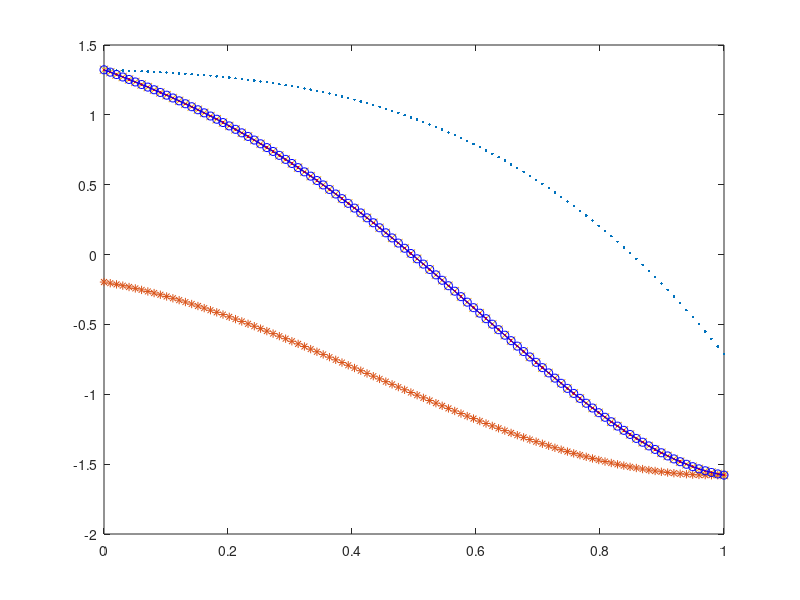

This chart was generated by the following MATLAB code:
%ct=[1;2;2;-3];
ct=randn(4,1);
%tt=[2;1;1;0];
tt=randn(4,1);
a_size=100;
a_step=1/(a_size-1);
a=[0:a_step:1]';
A=[ones(a_size,1),a,a.^2,a.^3];
y=A*ct;
c=pinv(A)*y;

% Slide Next 'da'
da=a_step*20;
cn=[1, da, da^2,   da^3;
    0,  1, 2*da, 3*da^2;
    0,  0,    1, 3*da  ;
    0,  0,    0,      1]*ct;
yy=A*cn;
yt=A*tt;

yyyt=y.*(1-a)+yt.*a;

B=[ones(a_size,1),a,a.^2,a.^3,a.^4];
C=pinv(B)*yyyt
% Mix New Trajectory and Destination Trajectory
Ct=[ct;0]-[0;ct]+[0;tt]
yC=B*C;
yCt=B*Ct;
%plot(a,y,'.',a,yy,'o',a,yt,'*',a,yyyt,'x');
plot(a,y,'.',a,yt,'*',a,yyyt,'x',a,yC,'.-r',a,yCt,'o-b');




